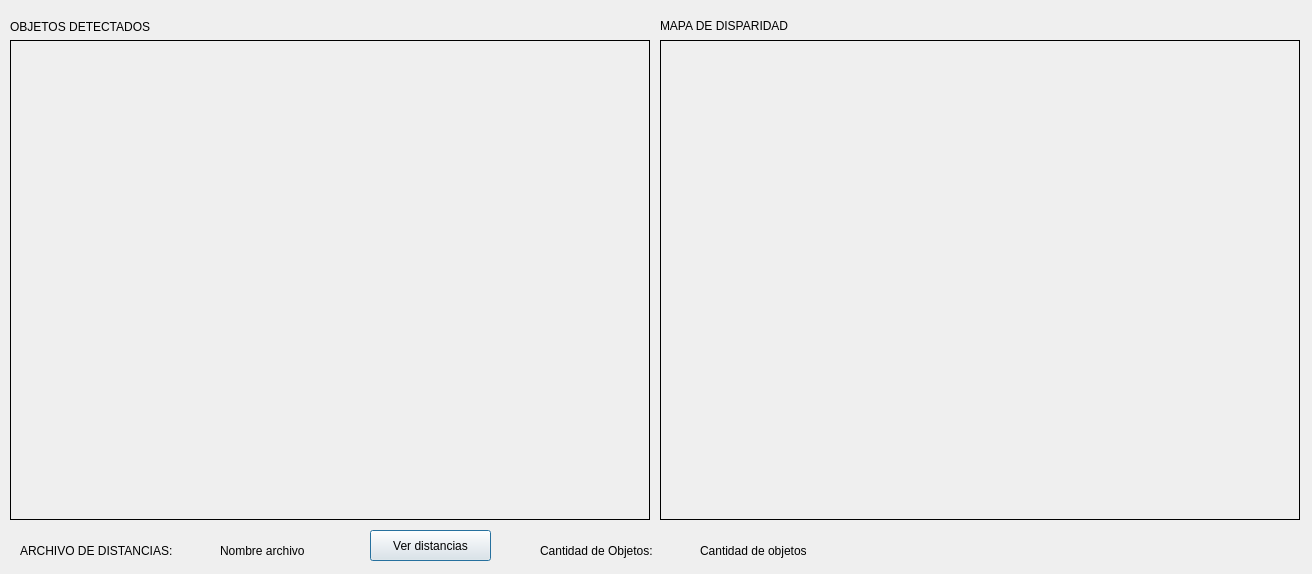
<?xml version="1.0" encoding="UTF-8"?>
<ui version="4.0">
 <class>distanciaobjetos</class>
 <widget class="QDialog" name="distanciaobjetos">
  <property name="geometry">
   <rect>
    <x>0</x>
    <y>0</y>
    <width>1312</width>
    <height>574</height>
   </rect>
  </property>
  <property name="windowTitle">
   <string>Dialog</string>
  </property>
  <widget class="QLabel" name="objetosDetect">
   <property name="geometry">
    <rect>
     <x>10</x>
     <y>40</y>
     <width>640</width>
     <height>480</height>
    </rect>
   </property>
   <property name="frameShape">
    <enum>QFrame::Box</enum>
   </property>
   <property name="text">
    <string/>
   </property>
  </widget>
  <widget class="QLabel" name="objetosMapaDisp">
   <property name="geometry">
    <rect>
     <x>660</x>
     <y>40</y>
     <width>640</width>
     <height>480</height>
    </rect>
   </property>
   <property name="frameShape">
    <enum>QFrame::Box</enum>
   </property>
   <property name="text">
    <string/>
   </property>
  </widget>
  <widget class="QLabel" name="label">
   <property name="geometry">
    <rect>
     <x>10</x>
     <y>16</y>
     <width>181</width>
     <height>21</height>
    </rect>
   </property>
   <property name="text">
    <string>OBJETOS DETECTADOS</string>
   </property>
  </widget>
  <widget class="QLabel" name="label_2">
   <property name="geometry">
    <rect>
     <x>660</x>
     <y>15</y>
     <width>181</width>
     <height>21</height>
    </rect>
   </property>
   <property name="text">
    <string>MAPA DE DISPARIDAD</string>
   </property>
  </widget>
  <widget class="QLabel" name="label_3">
   <property name="geometry">
    <rect>
     <x>20</x>
     <y>540</y>
     <width>191</width>
     <height>21</height>
    </rect>
   </property>
   <property name="text">
    <string>ARCHIVO DE DISTANCIAS:</string>
   </property>
  </widget>
  <widget class="QLabel" name="nombreArchivoDist">
   <property name="geometry">
    <rect>
     <x>220</x>
     <y>540</y>
     <width>111</width>
     <height>21</height>
    </rect>
   </property>
   <property name="text">
    <string>Nombre archivo</string>
   </property>
  </widget>
  <widget class="QPushButton" name="verDistancias">
   <property name="geometry">
    <rect>
     <x>370</x>
     <y>530</y>
     <width>121</width>
     <height>31</height>
    </rect>
   </property>
   <property name="text">
    <string>Ver distancias</string>
   </property>
  </widget>
  <widget class="QLabel" name="label_5">
   <property name="geometry">
    <rect>
     <x>540</x>
     <y>540</y>
     <width>151</width>
     <height>21</height>
    </rect>
   </property>
   <property name="text">
    <string>Cantidad de Objetos:</string>
   </property>
  </widget>
  <widget class="QLabel" name="cantidadObjetos">
   <property name="geometry">
    <rect>
     <x>700</x>
     <y>540</y>
     <width>141</width>
     <height>21</height>
    </rect>
   </property>
   <property name="text">
    <string>Cantidad de objetos</string>
   </property>
  </widget>
 </widget>
 <resources/>
 <connections/>
</ui>
